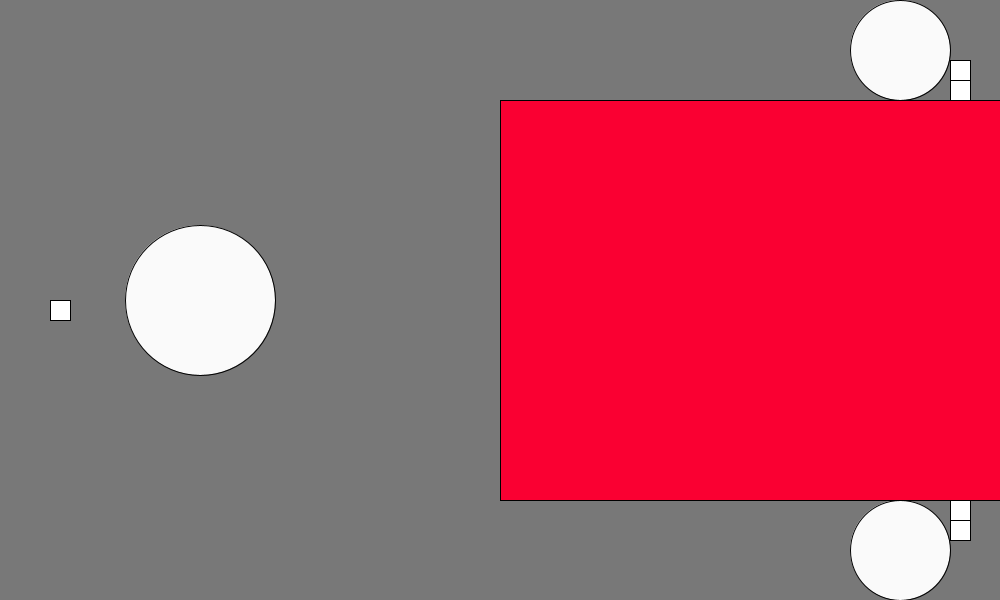
Frame 1 (no input)
Frame 60 (the mouse pressed at the canvas centre just before this capture): identical to frame 1, image omitted
Frame 120 (the mouse held since frame 60 and released just before this capture): identical to frame 1, image omitted

The Processing sketch that drew this single still picture (run headless with seeded random() and noise(); from frame 60 on, the mouse is pressed at the canvas centre):

// Processing sketch: exo_interrupteur_chambre
// ── exo_interrupteur_chambre.pde
//Etats
boolean estAllume1 = false;
boolean estAllume2 = false;
boolean estAllume3 = false;

//Tous les rectangles
final int  X1=950, Y1=60;
final int  H1=20, W1=20;
final int  X2=950, Y2=80;
final int  X3=950, Y3=500;
final int  X4=950, Y4=520;
final int  X5=50, Y5=300;

//Ellipses
final int X6 = 200, Y6 = 300, W6 = 150, H6 = 150; //Plafonnier 
final int X7 = 900, Y7 = 50; //Position lampe 1
final int W7 = 100, H7 = 100; //Taille des lampes de chevet
final int X8 = 900, Y8 = 550; //Position lampe 2

void setup() {
  size(1000, 600);
}

void draw() {
  background(120); 
  if (estAllume1) {
    fill(250, 200, 0);
  } else {
    fill(250);
  }
  ellipseUn(X6, Y6, H6, W6);
  if (estAllume2) {
    fill(250, 200, 0);
  } else {
    fill(250);
  }
  ellipseUn(X7, Y7, H7, W7);

  if (estAllume3) {
    fill(250, 200, 0);
  } else {
    fill(250);
  }

  ellipseUn(X8, Y8, H7, W7);

  lit();

  fill(255);

  interrupteur(X1, Y1, W1, H1); //On peut également créer une variable booléenne qui définit s'il sont pressés ou non.
  interrupteur(X2, Y2, W1, H1);
  interrupteur(X3, Y3, W1, H1);
  interrupteur(X4, Y4, W1, H1);
  interrupteur(X5, Y5, W1, H1);
}

boolean pointeurDansInterrupteur(int x, int y, int w, int h) {
  return x<mouseX && mouseX<x+w
    && y<mouseY && mouseY<y+h;
}

void mousePressed() {
  if ((pointeurDansInterrupteur(X1, Y1, W1, H1)) || (pointeurDansInterrupteur(X4, Y4, W1, H1)) || (pointeurDansInterrupteur(X5, Y5, W1, H1))) {
    estAllume1 = !estAllume1;
  }
  if (pointeurDansInterrupteur(X2, Y2, W1, H1)) {
    estAllume2 = !estAllume2;
  }
  if (pointeurDansInterrupteur(X3, Y3, W1, H1)) {
    estAllume3 = !estAllume3;
  }
}

void lit() {
  fill(250, 0, 50);
  rect(500, 100, 500, 400);
}
void ellipseUn(int x, int y, int w, int h) {
  ellipse(x, y, w, h);
}
void interrupteur(float x, float y, float w, float h) {
  rect(x, y, w, h);
}
